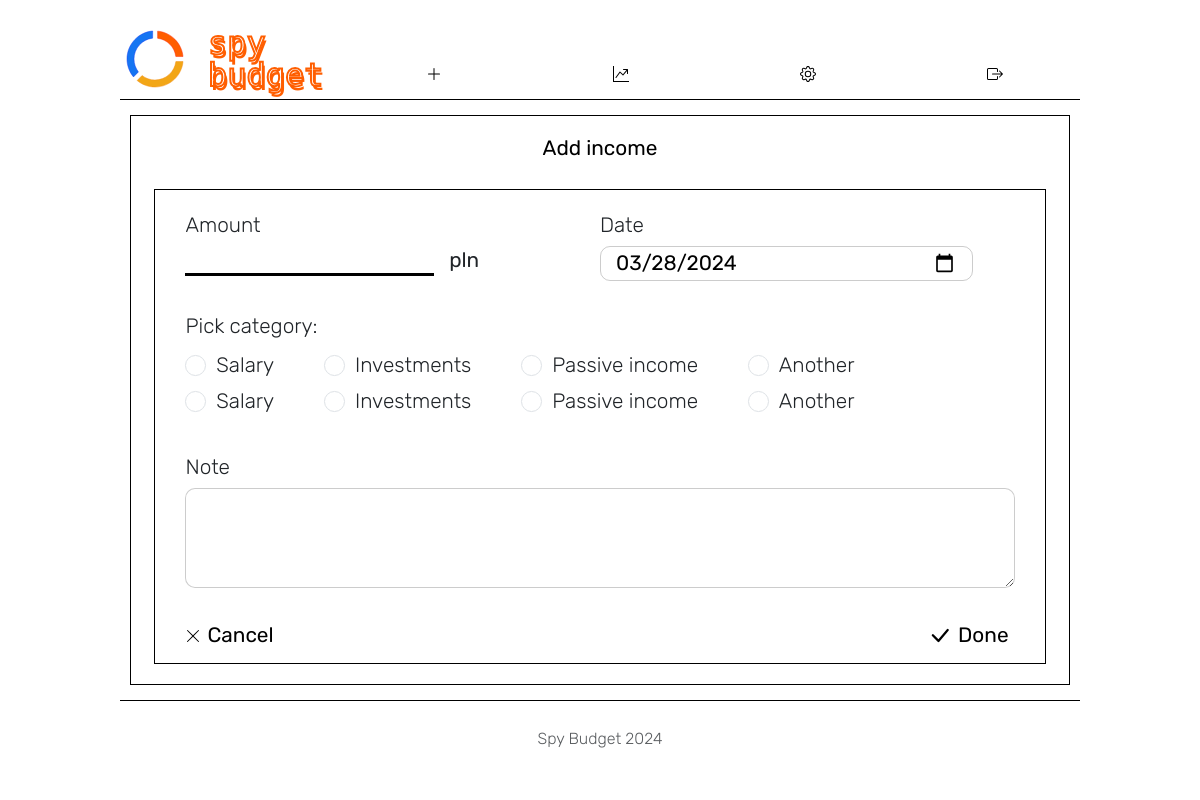
Page /add-income.php (signed in) on the committed database.
### tables this page shows
CREATE TABLE `incomes_category_assigned_to_users` (
  `income_category_assigned_to_user_id` int(11) NOT NULL,
  `user_id` int(11) NOT NULL,
  `income_category_name` varchar(50) NOT NULL
);

### add-income.php (the view, shortened to what this page needs)
<?php
require_once "database.php";
if(isset($_SESSION['logged_id']) && isset($_SESSION['logged_name'])){
  $logged_user_id = $_SESSION['logged_id'];
  $incomesCategoriesDisplayQuery = $db->prepare("SELECT income_category_assigned_to_user_id, income_category_name FROM incomes_category_assigned_to_users WHERE user_id = :logged_user_id");
  $incomesCategoriesDisplayQuery->bindValue(":logged_user_id", $logged_user_id, PDO::PARAM_INT);
  $incomesCategoriesDisplayQuery->execute();
  $incomesCategories = $incomesCategoriesDisplayQuery->fetchAll();
} else {
  header("Location: index.php");
  exit();
}
?>
<!DOCTYPE html>
<html lang="en">
  <head>
    <link
      href="https://cdn.jsdelivr.net/npm/bootstrap@5.3.3/dist/css/bootstrap.min.css"
      rel="stylesheet"
    />
    <link rel="stylesheet" href="style.css" />
  </head>
  <body>
    <header>
      <nav class="navbar navbar-expand-lg navbar-dark bg-dark custom-bg-color custom-position">
        <div
          class="collapse navbar-collapse justify-content-md-center custom-position"
          id="navbarsExample08"
        >
          <ul class="navbar-nav custom-width">
            <li class="nav-item active custom-layout-logo">
              <img class="logo" src="./assets/pie-chart-logo.svg" alt="Logo" />
              <a class="nav-link custom-font-logo" href="./userpage.php"
                >spy <br />budget</span> </a
              >
            </li>
            <li class="nav-item dropdown nav-item-custom-postion">
              <img id="add" class="nav-icon" src="./assets/plus-lg.svg" alt="Add" />
            </li>
            <li class="nav-item nav-item-custom-postion">
              <img id="check-balance" class="nav-icon" src="./assets/graph-up-arrow.svg" alt="Check balance" />
            </li>
            <li class="nav-item nav-item-custom-postion">
              <img id="settings" class="nav-icon" src="./assets/gear.svg" alt="Settings" />
            </li>
            <li class="nav-item nav-item-custom-postion">
              <img id="log-out" class="nav-icon" src="./assets/box-arrow-right.svg" alt="Log out" />
            </li>
          </ul>
        </div>
      </nav>
    </header>
    <main>
      <div class="transaction-form">
        <h2>Add income</h2>
          <form class="input-form" action="add-income-to-database.php" method="post">
            <div class="form-amount-date">
              <div class="form-input">
                <span>Amount</span>
                <div class="amount-input-currency"><input class="amount-input" type="text" name="amount"/>
                  <span class="currency">pln</span></div>
              </div>
              <div class="form-input">
                <span>Date</span>
                <input class="date-input" type="date" id="start" name="transaction-date" value="" min="" max="" />
              </div>
            </div>
            <fieldset class="form-input category">
              <legend>Pick category:</legend>
              <div class="radio-row">
                <?php
                foreach($incomesCategories as $incomeCategory){
                  echo '<div class="form-check">';
                  echo '<input type="radio" id="'.$incomeCategory['income_category_name'].'" name="transaction-category" value="'.$incomeCategory['income_category_assigned_to_user_id'].'" class="form-check-input">';
                  echo '<label for="'.$incomeCategory['income_category_name'].'" class="form-check-label">'.$incomeCategory['income_category_name'].'</label>';
                  echo '</div>';
                }
                ?>
              </div>
            </fieldset>
            <div class="form-input-note">
              <span>Note</span>
              <textarea class="form-control" name="note" aria-label="With textarea"></textarea>
            </div>
            <div class="form-button-action">
              <div class="cancel-button button-action"><img src="./assets/x-lg.svg" alt="Cancel"><a href="./userpage.php"><button>Cancel</button></a></div>
              <div class="done-button button-action"><img src="./assets/check-lg.svg" alt="Done"><button type="submit">Done</button></div>
            </div>
          </form>
      </div>
    </main>
    <footer class="footer mt-auto py-3 footer-custom-font">
      <div class="container">
        <span class="text-muted">Spy Budget 2024</span>
      </div>
    </footer>
  </body>
</html>

### rows in the picture
incomes_category_assigned_to_users: income_category_name "Salary"
incomes_category_assigned_to_users: income_category_name "Investments"
incomes_category_assigned_to_users: income_category_name "Passive income"
incomes_category_assigned_to_users: income_category_name "Another"
incomes_category_assigned_to_users: income_category_name "Salary"
incomes_category_assigned_to_users: income_category_name "Investments"
incomes_category_assigned_to_users: income_category_name "Passive income"
incomes_category_assigned_to_users: income_category_name "Another"
